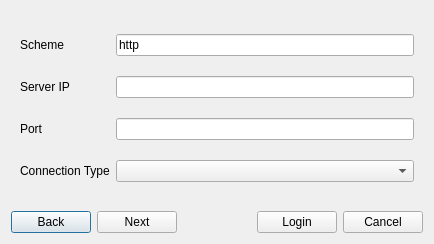
<?xml version="1.0" encoding="UTF-8"?>
<ui version="4.0">
 <class>dialog_login</class>
 <widget class="QDialog" name="dialog_login">
  <property name="geometry">
   <rect>
    <x>0</x>
    <y>0</y>
    <width>434</width>
    <height>244</height>
   </rect>
  </property>
  <property name="windowTitle">
   <string>Dialog</string>
  </property>
  <layout class="QGridLayout" name="gridLayout">
   <item row="0" column="0">
    <widget class="QStackedWidget" name="stackedWidget">
     <property name="currentIndex">
      <number>0</number>
     </property>
     <widget class="QWidget" name="page">
      <layout class="QGridLayout" name="gridLayout_2">
       <item row="2" column="1">
        <widget class="QLineEdit" name="lineEdit_port"/>
       </item>
       <item row="1" column="0">
        <widget class="QLabel" name="label_server">
         <property name="text">
          <string>Server IP</string>
         </property>
        </widget>
       </item>
       <item row="3" column="0">
        <widget class="QLabel" name="label_conn_type">
         <property name="text">
          <string>Connection Type</string>
         </property>
        </widget>
       </item>
       <item row="2" column="0">
        <widget class="QLabel" name="label_port">
         <property name="text">
          <string>Port</string>
         </property>
        </widget>
       </item>
       <item row="3" column="1">
        <widget class="QComboBox" name="comboBox_conn_type"/>
       </item>
       <item row="1" column="1">
        <widget class="QLineEdit" name="lineEdit_server"/>
       </item>
       <item row="0" column="0">
        <widget class="QLabel" name="label_scheme">
         <property name="text">
          <string>Scheme</string>
         </property>
        </widget>
       </item>
       <item row="0" column="1">
        <widget class="QLineEdit" name="lineEdit_scheme">
         <property name="text">
          <string>http</string>
         </property>
        </widget>
       </item>
      </layout>
     </widget>
     <widget class="QWidget" name="page_2">
      <layout class="QGridLayout" name="gridLayout_3">
       <item row="1" column="0">
        <widget class="QLabel" name="label_username">
         <property name="text">
          <string>Username</string>
         </property>
        </widget>
       </item>
       <item row="0" column="1">
        <widget class="QComboBox" name="comboBox_database"/>
       </item>
       <item row="0" column="0">
        <widget class="QLabel" name="label_database">
         <property name="text">
          <string>Database</string>
         </property>
        </widget>
       </item>
       <item row="2" column="0">
        <widget class="QLabel" name="label_password">
         <property name="text">
          <string>Password</string>
         </property>
        </widget>
       </item>
       <item row="1" column="1">
        <widget class="QLineEdit" name="lineEdit_username"/>
       </item>
       <item row="2" column="1">
        <widget class="QLineEdit" name="lineEdit_password"/>
       </item>
      </layout>
     </widget>
    </widget>
   </item>
   <item row="1" column="0">
    <layout class="QHBoxLayout" name="horizontalLayout">
     <item>
      <widget class="QPushButton" name="pushButton_back">
       <property name="text">
        <string>Back</string>
       </property>
      </widget>
     </item>
     <item>
      <widget class="QPushButton" name="pushButton_next">
       <property name="text">
        <string>Next</string>
       </property>
      </widget>
     </item>
     <item>
      <spacer name="horizontalSpacer">
       <property name="orientation">
        <enum>Qt::Horizontal</enum>
       </property>
       <property name="sizeHint" stdset="0">
        <size>
         <width>40</width>
         <height>20</height>
        </size>
       </property>
      </spacer>
     </item>
     <item>
      <widget class="QPushButton" name="pushButton_ok">
       <property name="text">
        <string>Login</string>
       </property>
      </widget>
     </item>
     <item>
      <widget class="QPushButton" name="pushButton_cancel">
       <property name="text">
        <string>Cancel</string>
       </property>
      </widget>
     </item>
    </layout>
   </item>
  </layout>
 </widget>
 <resources/>
 <connections/>
</ui>
